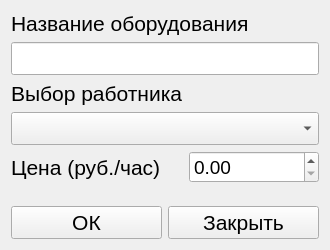
<?xml version="1.0" encoding="UTF-8"?>
<ui version="4.0">
 <class>Form</class>
 <widget class="QWidget" name="Form">
  <property name="geometry">
   <rect>
    <x>0</x>
    <y>0</y>
    <width>330</width>
    <height>250</height>
   </rect>
  </property>
  <property name="minimumSize">
   <size>
    <width>330</width>
    <height>250</height>
   </size>
  </property>
  <property name="maximumSize">
   <size>
    <width>330</width>
    <height>250</height>
   </size>
  </property>
  <property name="windowTitle">
   <string>Оборудование</string>
  </property>
  <layout class="QGridLayout" name="gridLayout">
   <item row="6" column="0" colspan="2">
    <layout class="QHBoxLayout" name="horizontalLayout">
     <item>
      <widget class="QPushButton" name="ok">
       <property name="font">
        <font>
         <pointsize>16</pointsize>
        </font>
       </property>
       <property name="text">
        <string>ОК</string>
       </property>
      </widget>
     </item>
     <item>
      <widget class="QPushButton" name="closing">
       <property name="font">
        <font>
         <pointsize>16</pointsize>
        </font>
       </property>
       <property name="text">
        <string>Закрыть</string>
       </property>
      </widget>
     </item>
    </layout>
   </item>
   <item row="2" column="0">
    <widget class="QLabel" name="worker_label">
     <property name="font">
      <font>
       <pointsize>16</pointsize>
      </font>
     </property>
     <property name="text">
      <string>Выбор работника</string>
     </property>
    </widget>
   </item>
   <item row="4" column="0">
    <widget class="QLabel" name="price_label">
     <property name="font">
      <font>
       <pointsize>16</pointsize>
      </font>
     </property>
     <property name="text">
      <string>Цена (руб./час)</string>
     </property>
    </widget>
   </item>
   <item row="3" column="0" colspan="2">
    <widget class="QComboBox" name="workers">
     <property name="font">
      <font>
       <pointsize>16</pointsize>
      </font>
     </property>
    </widget>
   </item>
   <item row="1" column="0" colspan="2">
    <widget class="QLineEdit" name="title">
     <property name="font">
      <font>
       <pointsize>16</pointsize>
      </font>
     </property>
    </widget>
   </item>
   <item row="0" column="0" colspan="2">
    <widget class="QLabel" name="title_lebel">
     <property name="font">
      <font>
       <pointsize>16</pointsize>
      </font>
     </property>
     <property name="text">
      <string>Название оборудования</string>
     </property>
    </widget>
   </item>
   <item row="4" column="1">
    <widget class="QDoubleSpinBox" name="price">
     <property name="font">
      <font>
       <pointsize>14</pointsize>
      </font>
     </property>
     <property name="maximum">
      <double>9999.989999999999782</double>
     </property>
    </widget>
   </item>
   <item row="5" column="0" colspan="2">
    <spacer name="verticalSpacer">
     <property name="orientation">
      <enum>Qt::Vertical</enum>
     </property>
     <property name="sizeHint" stdset="0">
      <size>
       <width>20</width>
       <height>40</height>
      </size>
     </property>
    </spacer>
   </item>
  </layout>
 </widget>
 <resources/>
 <connections/>
</ui>
